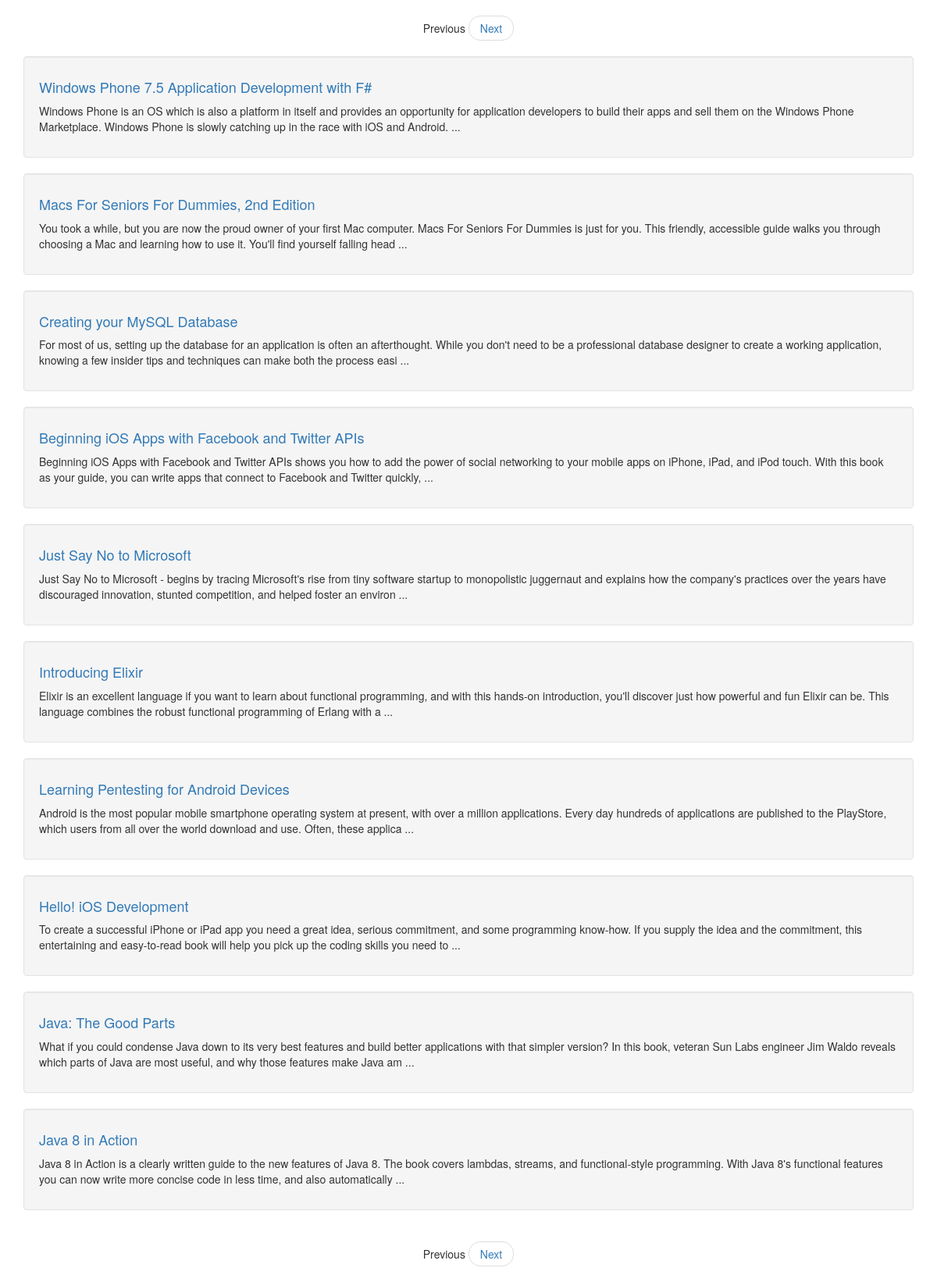
/pagination, run on the app's committed database.
### app/models/book.py (models this page shows, shortened)
class Book(db.Model):
    id = db.Column(db.Integer, primary_key=True)
    title = db.Column(db.String(128))
    sub_title = db.Column(db.String(128))
    description = db.Column(db.String(1024))
    author = db.Column(db.String(32))
    isbn = db.Column(db.String(13))
    year = db.Column(db.CHAR(4))
    page = db.Column(db.CHAR(6))
    publisher = db.Column(db.String(32))
    image = db.Column(db.String(256))
    download = db.Column(db.String(256))
    book2keyword = db.relationship('Book2keyword', backref='book', lazy='dynamic')
    def __repr__(self):
        return "Book %s: '%s'" % (self.id, self.title)

### app/book/views.py (the view)
@book_blueprint.route('/pagination')
@book_blueprint.route('/pagination/<int:page>')
def pagination(page=1):
    api = BookApi()
    paginator = api.pagination(page)
    print paginator.has_next
    print paginator.has_prev
    print paginator.next_num
    print paginator.prev_num
    for book in paginator.items:
        print book
    return render_template('paginator.html', paginator=paginator)

### app/api/book.py (called while the page is built)
    def pagination(self, page):
        paginator = Book.query.paginate(page, 10, True)
        return paginator

### app/templates/paginator.html
{% extends 'base.html' %}
{% block header %}
<nav>
    <ul class="pager">
        {% if paginator.has_prev %}
            <li><a href="/pagination/{{paginator.prev_num}}">Previous</a></li>
        {% else %}
            <li class="disabled">Previous</li>
        {% endif %}
        {% if paginator.has_next %}
            <li><a href="/pagination/{{paginator.next_num}}">Next</a></li>
        {% else %}
            <li class="disabled">Next</li>
        {% endif %}
    </ul>
</nav>
{% endblock %}
{% block container %}
<div class="top-pad">
    {% for book in paginator.items %}
    <div class="well">
        <a href="/book/{{ book['id'] }}"><h4>{{ book['title'] }}</h4></a>
        <p>{{ book['description'] }}</p>
    </div>
    {% endfor %}
</div>
{% endblock %}
{% block footer %}
<nav>
    <ul class="pager">
        {% if paginator.has_prev %}
            <li><a href="/pagination/{{paginator.prev_num}}">Previous</a></li>
        {% else %}
            <li class="disabled">Previous</li>
        {% endif %}
        {% if paginator.has_next %}
            <li><a href="/pagination/{{paginator.next_num}}">Next</a></li>
        {% else %}
            <li class="disabled">Next</li>
        {% endif %}
    </ul>
</nav>
{% endblock %}

### app/templates/base.html (shortened to what this page needs)
<!DOCTYPE html>
<html lang="en">
    <head>
        <link href="http://libs.baidu.com/bootstrap/3.0.3/css/bootstrap.min.css" rel="stylesheet">
    </head>
<body>
    <div class="container">
        {% block header %}{% endblock %}
    </div>
    <div class="container">
        {% block container %}{% endblock %}
    </div>
    <div class="container">
        {% block footer %}{% endblock %}
    </div>
</body>
</html>

### data on the page
Book: title "Windows Phone 7.5 Application Development with F#", description "Windows Phone is an OS which is also a platform in itself and provides an opportunity for application developers to build their apps and sell them on the Windows Phone Marketplace. Windows Phone is slowly catching up in the race with iOS and Android. ..."
Book: title "Macs For Seniors For Dummies, 2nd Edition", description "You took a while, but you are now the proud owner of your first Mac computer. Macs For Seniors For Dummies is just for you. This friendly, accessible guide walks you through choosing a Mac and learning how to use it. You'll find yourself falling head ..."
Book: title "Creating your MySQL Database", description "For most of us, setting up the database for an application is often an afterthought. While you don't need to be a professional database designer to create a working application, knowing a few insider tips and techniques can make both the process easi ..."
Book: title "Beginning iOS Apps with Facebook and Twitter APIs", description "Beginning iOS Apps with Facebook and Twitter APIs shows you how to add the power of social networking to your mobile apps on iPhone, iPad, and iPod touch. With this book as your guide, you can write apps that connect to Facebook and Twitter quickly, ..."
Book: title "Just Say No to Microsoft", description "Just Say No to Microsoft - begins by tracing Microsoft's rise from tiny software startup to monopolistic juggernaut and explains how the company's practices over the years have discouraged innovation, stunted competition, and helped foster an environ ..."
Book: title "Introducing Elixir", description "Elixir is an excellent language if you want to learn about functional programming, and with this hands-on introduction, you'll discover just how powerful and fun Elixir can be. This language combines the robust functional programming of Erlang with a ..."
Book: title "Learning Pentesting for Android Devices", description "Android is the most popular mobile smartphone operating system at present, with over a million applications. Every day hundreds of applications are published to the PlayStore, which users from all over the world download and use. Often, these applica ..."
Book: title "Hello! iOS Development", description "To create a successful iPhone or iPad app you need a great idea, serious commitment, and some programming know-how. If you supply the idea and the commitment, this entertaining and easy-to-read book will help you pick up the coding skills you need to ..."
Book: title "Java: The Good Parts", description "What if you could condense Java down to its very best features and build better applications with that simpler version? In this book, veteran Sun Labs engineer Jim Waldo reveals which parts of Java are most useful, and why those features make Java am ..."
Book: title "Java 8 in Action", description "Java 8 in Action is a clearly written guide to the new features of Java 8. The book covers lambdas, streams, and functional-style programming. With Java 8's functional features you can now write more concise code in less time, and also automatically ..."
